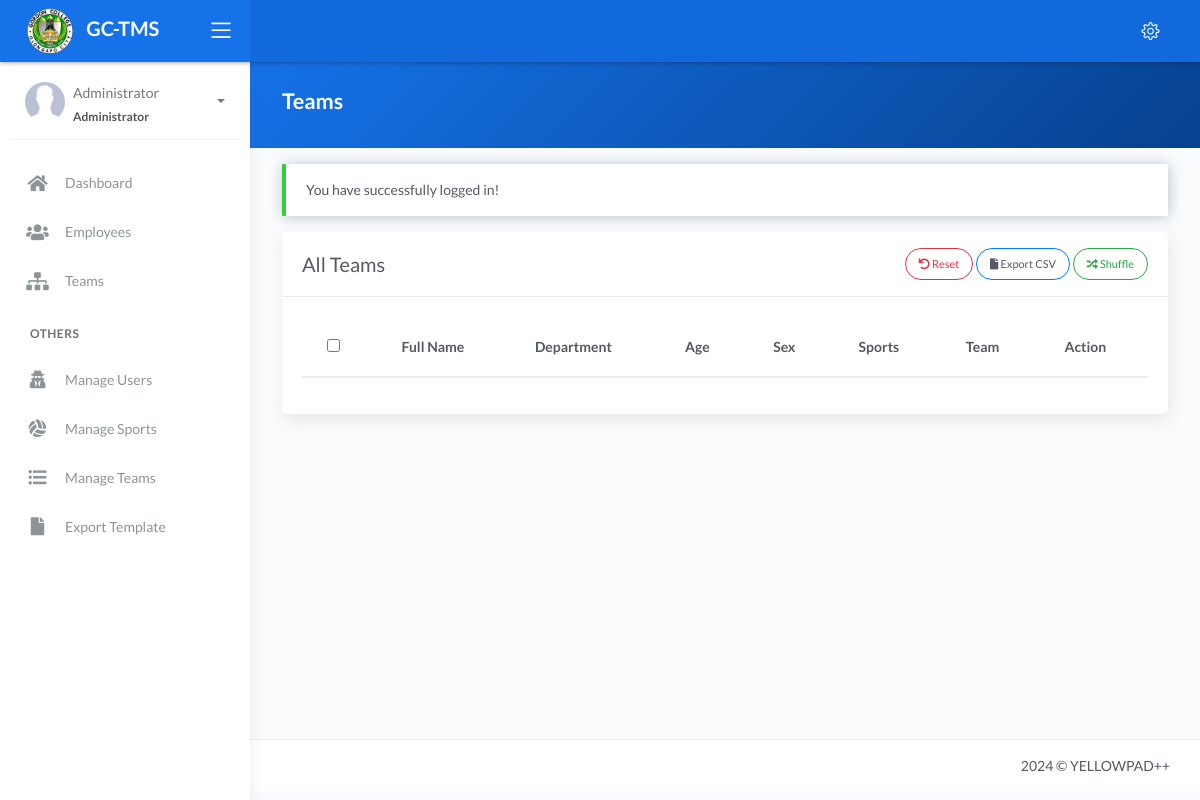
Before: /teams.php (signed in) with the older database file.
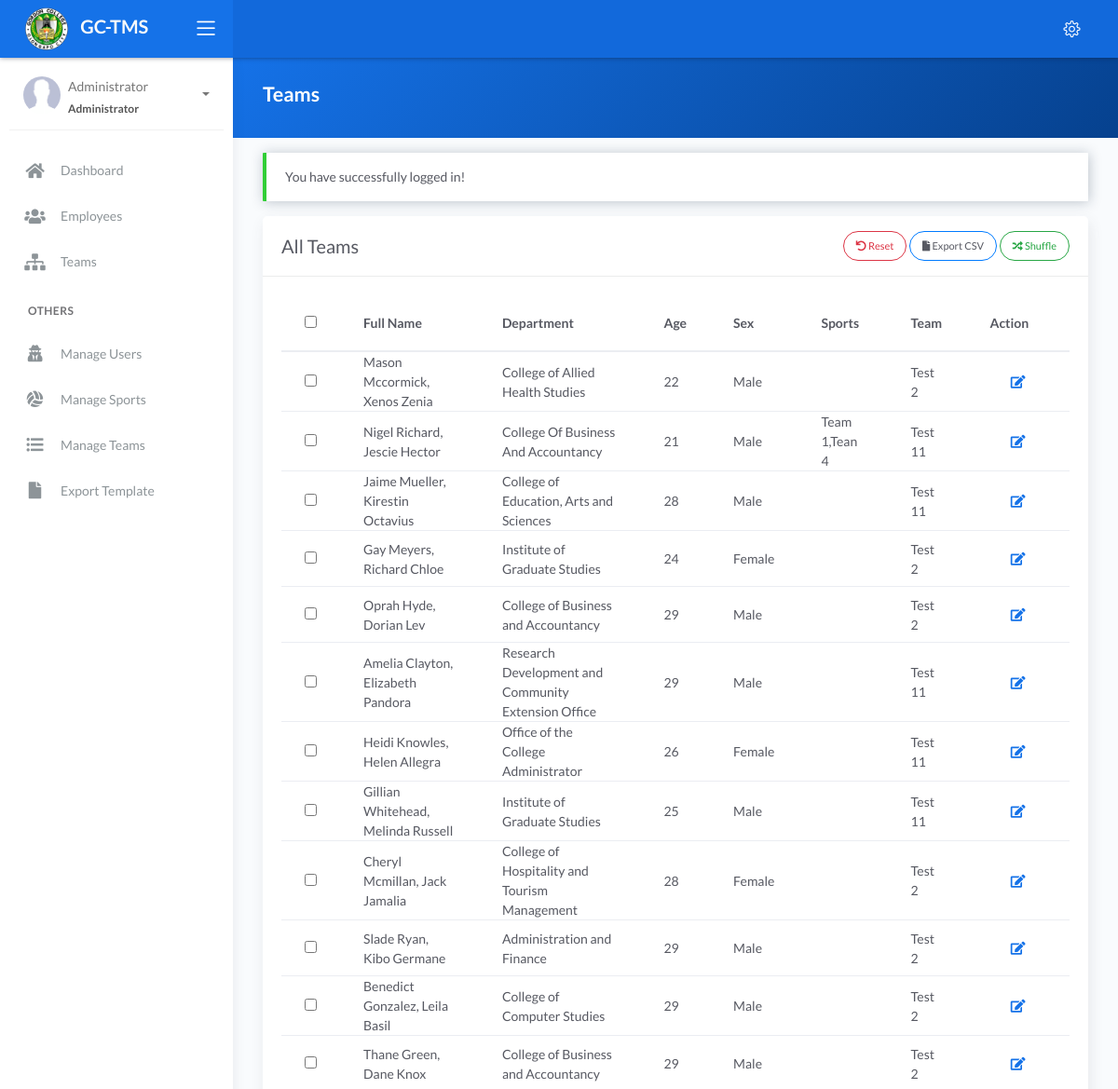
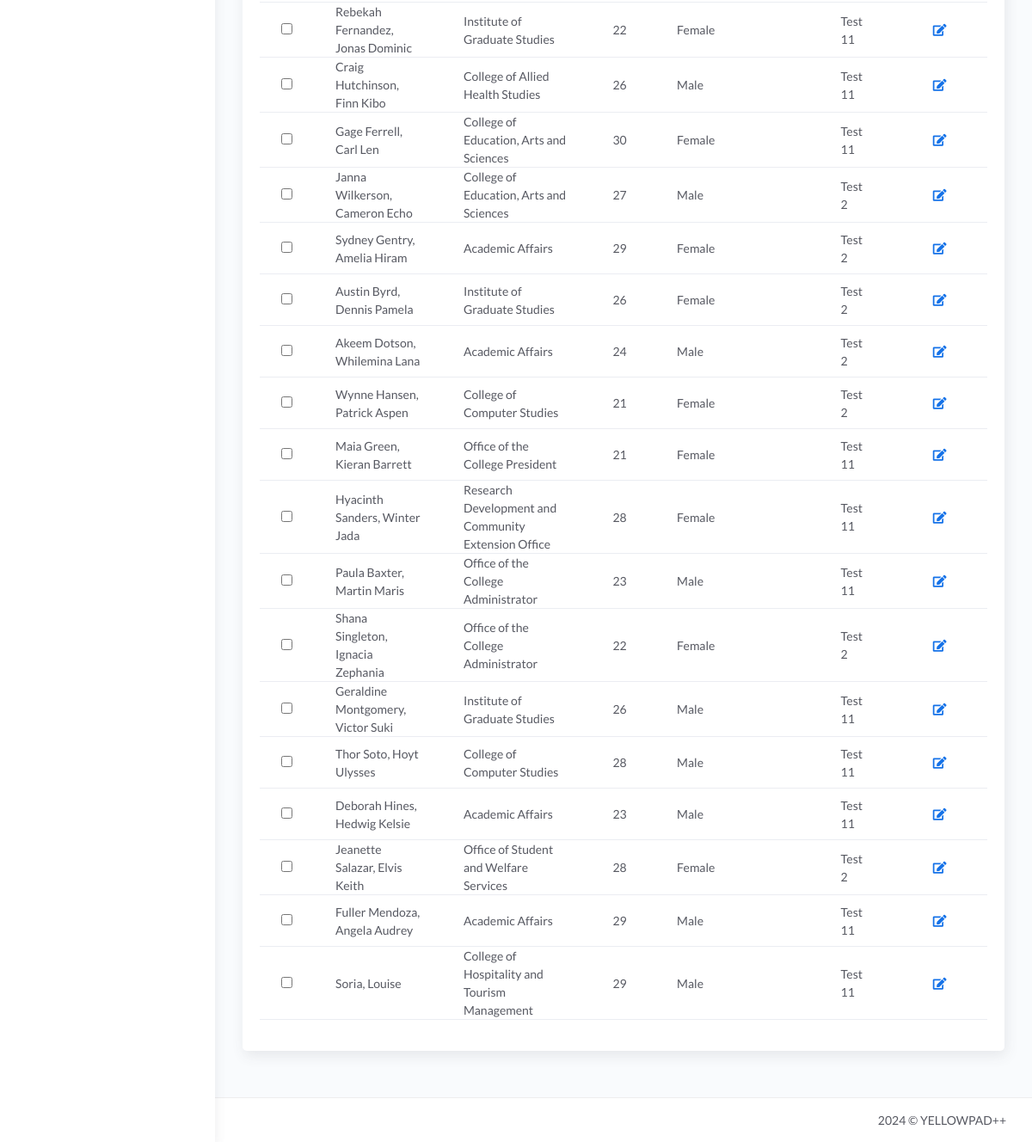
After: the same page with the newer database file (2 pictures, top to bottom).
### tables this page shows
CREATE TABLE `tbl_employee` (
  `id` int(11) NOT NULL,
  `fname` varchar(255) DEFAULT NULL,
  `mname` varchar(255) DEFAULT NULL,
  `lname` varchar(255) DEFAULT NULL,
  `emp_id_no` int(11) DEFAULT NULL,
  `dept` varchar(255) DEFAULT NULL,
  `contact` varchar(11) DEFAULT NULL,
  `age` int(11) DEFAULT NULL,
  `gender` varchar(255) DEFAULT NULL,
  `stat` varchar(255) DEFAULT NULL,
  `sports` varchar(255) DEFAULT NULL,
  `team` varchar(255) DEFAULT NULL,
  `status` int(11) DEFAULT NULL,
  `created_at` timestamp NOT NULL DEFAULT current_timestamp()
);

### teams.php (the view, shortened to what the changed rows need)
<?php
include 'server/server.php';
?>
<?php
$query2 = "SELECT tbl_employee.id,
				tbl_employee.fname,
				tbl_employee.mname,
				tbl_employee.lname,
				tbl_employee.emp_id_no,
				tbl_employee.dept,
				tbl_employee.contact,
				tbl_employee.age,
				tbl_employee.gender,
				tbl_employee.stat,
				tbl_employee.stat,
				tbl_employee.status,
				GROUP_CONCAT(DISTINCT CASE WHEN tbl_sports.status = 2 THEN tbl_sports.name END) as sports,
				tbl_employee.team
				FROM tbl_employee
				LEFT JOIN tbl_sports ON  tbl_sports.emp_id = tbl_employee.id
				WHERE tbl_employee.team IS NOT NULL AND 'type' IS  NOT NULL  AND tbl_employee.status != 3
				GROUP BY tbl_employee.emp_id_no
				";
$result2 = $conn->query($query2);
$employee = array();
while ($row = $result2->fetch_assoc()) {
	$employee[] = $row;
}
?>
<!DOCTYPE html>
<html lang="en">
<head>
	<?php include 'templates/header.php' ?>
</head>
<body>
	<div class="wrapper">
		<div class="main-panel">
			<div class="content">
				<div class="panel-header bg-primary-gradient">
					<div class="page-inner">
						<div class="d-flex align-items-left align-items-md-center flex-column flex-md-row">
							<div>
								<h2 class="text-white fw-bold">Teams</h2>
							</div>
						</div>
					</div>
				</div>
				<div class="page-inner">
					<div class="row mt--2">
						<div class="col-md-12">
							<div class="card-body">
								<div class="table-responsive">
									<table id="residenttable" class="display table table-hover">
										<thead>
											<tr>
												<?php if (isset($_SESSION['username']) && $_SESSION['role'] == 'administrator') : ?>
													<th scope="col" class="no-print"><label for="select-all"> <input type="checkbox" id="select-all"></th>
												<?php else : ?>
													<th scope="col" class="no-print"><label for="select-all"> <input type="checkbox" id="select-all" style="visibility: hidden;"></th>
												<?php endif ?>
												<th scope="col">Full Name</th>
												<th scope="col">Department</th>
												<th scope="col">Age</th>
												<th scope="col">Sex</th>
												<th scope="col">Sports</th>
												<th scope="col">Team</th>
												<th scope="col" class="no-print">Action</th>
											</tr>
										</thead>
										<tbody>
											<?php if (!empty($employee)) : ?>
												<?php foreach ($employee as $row) : ?>
													<tr>
														<?php if (isset($_SESSION['username']) && $_SESSION['role'] == 'administrator') : ?>
															<td><input type="checkbox" name="emp_delete_id[]" value="<?= $row['emp_id_no']; ?>"></td>
														<?php else : ?>
															<td><input type="checkbox" name="emp_delete_id[]" value="<?= $row['emp_id_no']; ?>" style="visibility: hidden;"></td>
														<?php endif ?>
														<td><?= ucwords($row['lname'] . ', ' . $row['fname'] . ' ' . $row['mname']) ?></td>
														<td><?= $row['dept'] ?></td>
														<td><?= $row['age'] ?></td>
														<td><?= $row['gender'] ?></td>
														<td><?= $row['sports'] ?></td>
														<td><?= $row['team'] ?></td>
														<td>
															<div class="form-button-action">
																<a type="button" href="#edit" data-toggle="modal" class="btn btn-link btn-primary" title="Edit Employee" onclick="editEmployee(this)" data-id="<?= $row['id'] ?>" data-fname="<?= $row['fname'] ?>" data-mname="<?= $row['mname'] ?>" data-lname="<?= $row['lname'] ?>" data-employee-id="<?= $row['emp_id_no'] ?>" data-department="<?= $row['dept'] ?>" data-contact="<?= $row['contact'] ?>" data-statedit="<?= $row['stat'] ?>" data-age="<?= $row['age'] ?>" data-gender="<?= $row['gender'] ?>" data-sports="<?= $row['sports'] ?>" data-team="<?= $row['team'] ?>">
																	<i class="fa fa-edit"></i>
																</a>
															</div>
														</td>
													</tr>
												<?php endforeach ?>
											<?php endif ?>
										</tbody>
									</table>
								</div>
							</div>
						</div>
					</div>
				</div>
			</div>
		</div>
	</div>
</body>
</html>

Changed rows visible on the page:
added tbl_employee: lname+fname+mname "Mason Mccormick, Xenos Zenia", dept "College of Allied Health Studies", age "22", gender "Male", team "Test 2"
added tbl_employee: lname+fname+mname "Nigel Richard, Jescie Hector", dept "College Of Business And Accountancy", age "21", gender "Male", sports "Team 1,Tean 4", team "Test 11"
added tbl_employee: lname+fname+mname "Jaime Mueller, Kirestin Octavius", dept "College of Education, Arts and Sciences", age "28", gender "Male", team "Test 11"
added tbl_employee: lname+fname+mname "Gay Meyers, Richard Chloe", dept "Institute of Graduate Studies", age "24", gender "Female", team "Test 2"
added tbl_employee: lname+fname+mname "Oprah Hyde, Dorian Lev", dept "College of Business and Accountancy", age "29", gender "Male", team "Test 2"
added tbl_employee: lname+fname+mname "Amelia Clayton, Elizabeth Pandora", dept "Research Development and Community Extension Office", age "29", gender "Male", team "Test 11"
added tbl_employee: lname+fname+mname "Heidi Knowles, Helen Allegra", dept "Office of the College Administrator", age "26", gender "Female", team "Test 11"
added tbl_employee: lname+fname+mname "Gillian Whitehead, Melinda Russell", dept "Institute of Graduate Studies", age "25", gender "Male", team "Test 11"
added tbl_employee: lname+fname+mname "Cheryl Mcmillan, Jack Jamalia", dept "College of Hospitality and Tourism Management", age "28", gender "Female", team "Test 2"
added tbl_employee: lname+fname+mname "Slade Ryan, Kibo Germane", dept "Administration and Finance", age "29", gender "Male", team "Test 2"
added tbl_employee: lname+fname+mname "Benedict Gonzalez, Leila Basil", dept "College of Computer Studies", age "29", gender "Male", team "Test 2"
added tbl_employee: lname+fname+mname "Thane Green, Dane Knox", dept "College of Business and Accountancy", age "29", gender "Male", team "Test 2"
added tbl_employee: lname+fname+mname "Rebekah Fernandez, Jonas Dominic", dept "Institute of Graduate Studies", age "22", gender "Female", team "Test 11"
added tbl_employee: lname+fname+mname "Craig Hutchinson, Finn Kibo", dept "College of Allied Health Studies", age "26", gender "Male", team "Test 11"
added tbl_employee: lname+fname+mname "Gage Ferrell, Carl Len", dept "College of Education, Arts and Sciences", age "30", gender "Female", team "Test 11"
added tbl_employee: lname+fname+mname "Janna Wilkerson, Cameron Echo", dept "College of Education, Arts and Sciences", age "27", gender "Male", team "Test 2"
added tbl_employee: lname+fname+mname "Sydney Gentry, Amelia Hiram", dept "Academic Affairs", age "29", gender "Female", team "Test 2"
added tbl_employee: lname+fname+mname "Austin Byrd, Dennis Pamela", dept "Institute of Graduate Studies", age "26", gender "Female", team "Test 2"
added tbl_employee: lname+fname+mname "Akeem Dotson, Whilemina Lana", dept "Academic Affairs", age "24", gender "Male", team "Test 2"
added tbl_employee: lname+fname+mname "Wynne Hansen, Patrick Aspen", dept "College of Computer Studies", age "21", gender "Female", team "Test 2"
added tbl_employee: lname+fname+mname "Maia Green, Kieran Barrett", dept "Office of the College President", age "21", gender "Female", team "Test 11"
added tbl_employee: lname+fname+mname "Hyacinth Sanders, Winter Jada", dept "Research Development and Community Extension Office", age "28", gender "Female", team "Test 11"
added tbl_employee: lname+fname+mname "Paula Baxter, Martin Maris", dept "Office of the College Administrator", age "23", gender "Male", team "Test 11"
added tbl_employee: lname+fname+mname "Shana Singleton, Ignacia Zephania", dept "Office of the College Administrator", age "22", gender "Female", team "Test 2"
added tbl_employee: lname+fname+mname "Geraldine Montgomery, Victor Suki", dept "Institute of Graduate Studies", age "26", gender "Male", team "Test 11"
added tbl_employee: lname+fname+mname "Thor Soto, Hoyt Ulysses", dept "College of Computer Studies", age "28", gender "Male", team "Test 11"
added tbl_employee: lname+fname+mname "Deborah Hines, Hedwig Kelsie", dept "Academic Affairs", age "23", gender "Male", team "Test 11"
added tbl_employee: lname+fname+mname "Jeanette Salazar, Elvis Keith", dept "Office of Student and Welfare Services", age "28", gender "Female", team "Test 2"
added tbl_employee: lname+fname+mname "Fuller Mendoza, Angela Audrey", dept "Academic Affairs", age "29", gender "Male", team "Test 11"
added tbl_employee: lname+fname+mname "Soria, Louise", dept "College of Hospitality and Tourism Management", age "29", gender "Male", team "Test 11"
